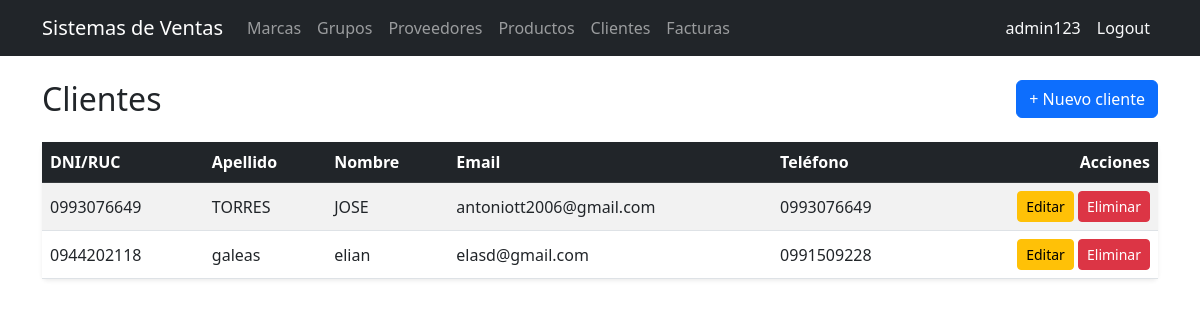
The page /customers/ (signed in) on the database its author committed.
### billing/models.py (models this page shows, shortened)
class Customer(models.Model):
    dni = models.CharField(max_length=13, unique=True, verbose_name='DNI/RUC')
    first_name = models.CharField(max_length=100, verbose_name='Nombre')
    last_name = models.CharField(max_length=100, verbose_name='Apellido')
    email = models.EmailField(blank=True, null=True, verbose_name='Correo electrónico')
    phone = models.CharField(max_length=20, blank=True, null=True, verbose_name='Teléfono')
    address = models.TextField(blank=True, null=True, verbose_name='Dirección')
    is_active = models.BooleanField(default=True, verbose_name='Activo')
    created_at = models.DateTimeField(auto_now_add=True)
    updated_at = models.DateTimeField(auto_now=True)
    class Meta:
        verbose_name = 'Cliente'
        verbose_name_plural = 'Clientes'
        ordering = ['last_name', 'first_name']

### billing/views.py (the view)
# urls.py: path('customers/', views.CustomerListView.as_view(), name='customer_list'),
class CustomerListView(LoginRequiredMixin, ListView):
    model = Customer; template_name = 'billing/customer_list.html'; context_object_name = 'items'

### billing/templates/billing/customer_list.html (shortened to what this page needs)
{% extends 'billing/base.html' %}
{% block content %}
<div class="d-flex justify-content-between align-items-center mb-4">
  <h2 class="mb-0">Clientes</h2>
  <a href="{% url 'billing:customer_create' %}" class="btn btn-primary">+ Nuevo cliente</a>
</div>
<div class="card shadow-sm border-0">
  <div class="table-responsive">
    <table class="table table-striped table-hover align-middle mb-0">
      <thead class="table-dark">
        <tr><th>DNI/RUC</th><th>Apellido</th><th>Nombre</th><th>Email</th><th>Teléfono</th><th class="text-end">Acciones</th></tr>
      </thead>
      <tbody>
        {% for item in items %}
        <tr>
          <td>{{ item.dni }}</td>
          <td>{{ item.last_name }}</td>
          <td>{{ item.first_name }}</td>
          <td>{{ item.email|default:"-" }}</td>
          <td>{{ item.phone|default:"-" }}</td>
          <td class="text-end">
            <a href="{% url 'billing:customer_update' item.pk %}" class="btn btn-sm btn-warning">Editar</a>
            <a href="{% url 'billing:customer_delete' item.pk %}" class="btn btn-sm btn-danger">Eliminar</a>
          </td>
        </tr>
        {% empty %}
        <tr><td colspan="6" class="text-center text-muted py-4">No hay clientes.</td></tr>
        {% endfor %}
      </tbody>
    </table>
  </div>
</div>
{% endblock %}

### billing/templates/billing/base.html (shortened to what this page needs)
<!DOCTYPE html>
<html lang="es">
<head>
  <link href="https://cdn.jsdelivr.net/npm/bootstrap@5.3.0/dist/css/bootstrap.min.css" rel="stylesheet">
</head>
<body>
<nav class="navbar navbar-expand-lg navbar-dark bg-dark">
  <div class="container">
    <a class="navbar-brand" href="{% url 'billing:brand_list' %}">Sistemas de Ventas</a>
    <div class="collapse navbar-collapse" id="nav">
      <ul class="navbar-nav me-auto">
        {% if user.is_authenticated %}
        <li class="nav-item"><a class="nav-link" href="{% url 'billing:brand_list' %}">Marcas</a></li>
        <li class="nav-item"><a class="nav-link" href="{% url 'billing:productgroup_list' %}">Grupos</a></li>
        <li class="nav-item"><a class="nav-link" href="{% url 'billing:supplier_list' %}">Proveedores</a></li>
        <li class="nav-item"><a class="nav-link" href="{% url 'billing:product_list' %}">Productos</a></li>
        <li class="nav-item"><a class="nav-link" href="{% url 'billing:customer_list' %}">Clientes</a></li>
        <li class="nav-item"><a class="nav-link" href="{% url 'billing:invoice_list' %}">Facturas</a></li>
        {% endif %}
      </ul>
      <ul class="navbar-nav">
        {% if user.is_authenticated %}
        <li class="nav-item"><span class="nav-link text-light">{{ user.username }}</span></li>
        <li class="nav-item">
          <form method="post" action="{% url 'logout' %}" class="d-inline">
            <button type="submit" class="nav-link btn btn-link text-light" style="text-decoration:none;">Logout</button>
          </form>
        </li>
        {% else %}
        <li class="nav-item"><a class="nav-link" href="{% url 'login' %}">Login</a></li>
        <li class="nav-item"><a class="nav-link" href="{% url 'billing:signup' %}">Registarse</a></li>
        {% endif %}
      </ul>
    </div>
  </div>
</nav>
<div class="container mt-4">
  {% block content %}
  {% endblock %}
</div>
</body>
</html>

### rows shown on the page
Customer: dni "0993076649", last_name "TORRES", first_name "JOSE", email "antoniott2006@gmail.com", phone "0993076649"
Customer: dni "0944202118", last_name "galeas", first_name "elian", email "elasd@gmail.com", phone "0991509228"

### other values the page prints
{{ user.username }} "admin123"
